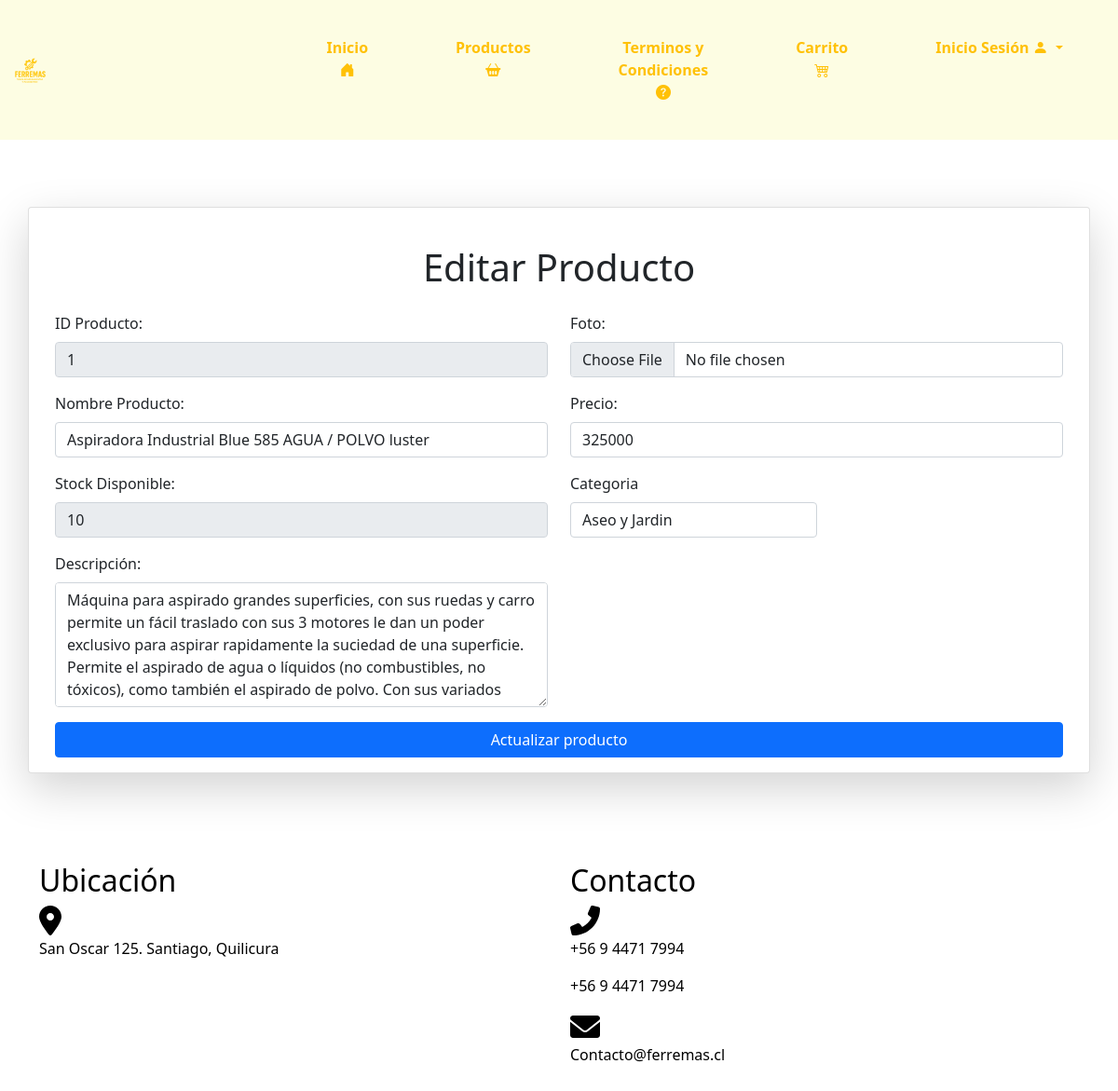
/editarproducto/1/, run on an earlier commit of the app's database.
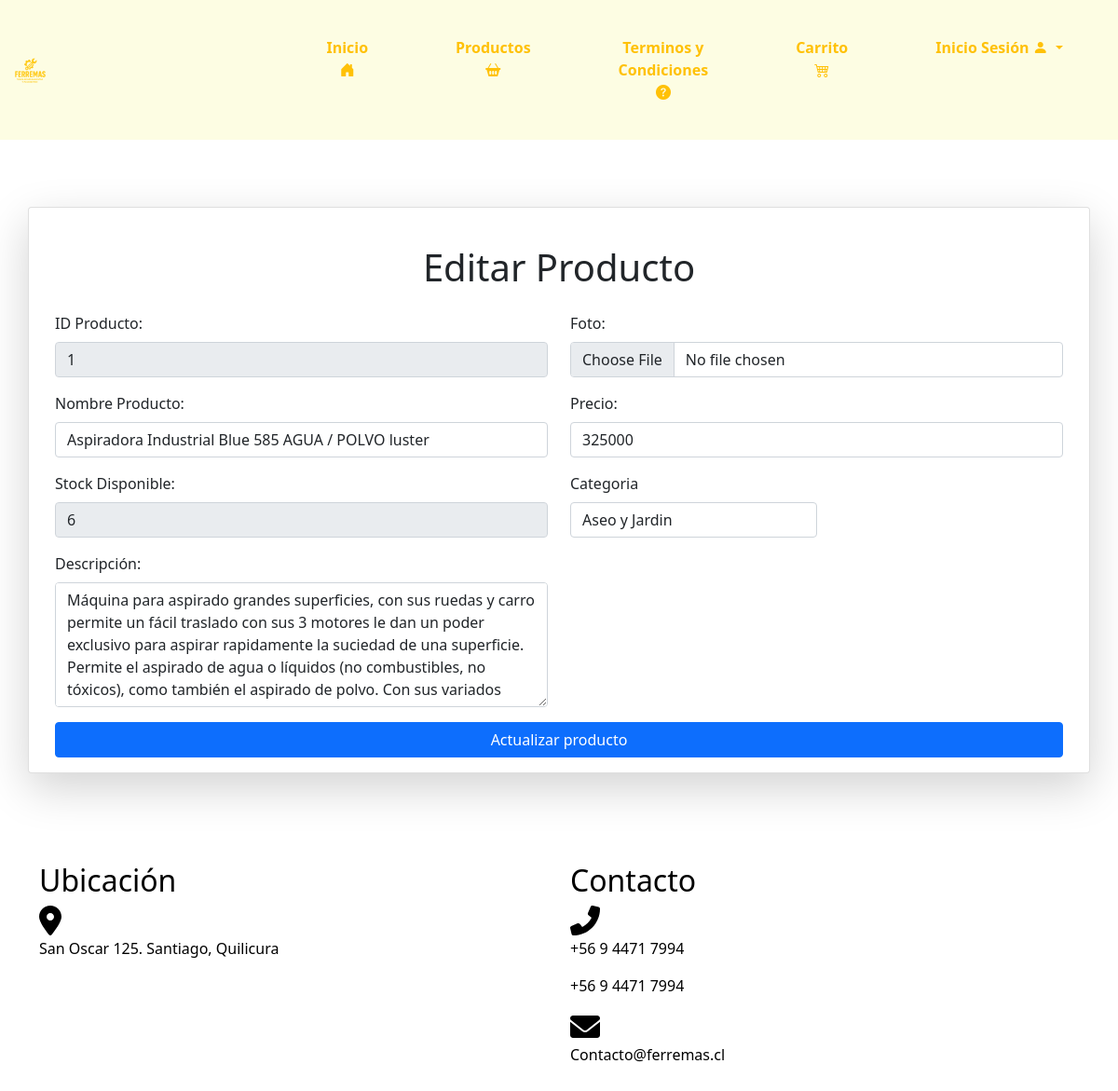
And on a later commit of the database.
### core/models.py (models this page shows, shortened)
class Producto(models.Model):
    codProducto = models.IntegerField(primary_key=True)
    nombreP = models.CharField(max_length=100)
    stock = models.IntegerField()
    descipcion = models.CharField(max_length=500)
    foto = models.ImageField(upload_to="productos")  # Directorio de destino para las imágenes de los productos
    precio = models.IntegerField()
    categoria = models.ForeignKey(Categoria, on_delete=models.CASCADE)

### core/views.py (the view)
# urls.py: path('editarproducto/<id_producto>/', editarproducto, name="editarproducto"),
def editarproducto(request, id_producto):
    producto = Producto.objects.get(codProducto = id_producto)
    listaCategoria = Categoria.objects.all()
    contexto = {
        "producto" : producto,
        "listacategoria" : listaCategoria
    }
    return render(request, 'core/editarproducto.html', contexto)

### core/templatetags/custom_filters.py (called while the page is built)
@register.filter
def format_clp(value):
    try:
        return "${:,.0f}".format(value)
    except (ValueError, TypeError):
        return value

### core/templates/core/editarproducto.html (shortened to what the changed rows need)
{% load static %}
{% load custom_filters %}
<!DOCTYPE html>
<html lang="en">
<head>
    <link href="https://cdn.jsdelivr.net/npm/bootstrap@5.0.2/dist/css/bootstrap.min.css" rel="stylesheet"
>
    <link href="https://cdnjs.cloudflare.com/ajax/libs/font-awesome/6.0.0-beta3/css/all.min.css" rel="stylesheet">
    <link type="text/css" rel="stylesheet" href="{% static 'css/inicio.css' %}">
    <link href="https://cdn.jsdelivr.net/npm/bootstrap-icons/font/bootstrap-icons.css" rel="stylesheet">
</head>
<body>
    <br>
    <div class="container my-5">
        <div class="row">
            <div class="card shadow-lg">
                <div class="card-body">
                    <br>
                    <h1 class="text-center mb-4">Editar Producto</h1>
                    <form action="{% url 'actualizaproducto' %}" id="ingresarForm" method="POST" enctype="multipart/form-data">
                        <div class="row">
                            <div class="col-md-6">
                                <div class="mb-3">
                                    <label for="id" class="form-label">ID Producto:</label>
                                    <input value="{{producto.codProducto}}" type="text" class="form-control" id="id" name="id" readonly>
                                </div>
                                <div class="mb-3">
                                    <label for="nombre" class="form-label">Nombre Producto:</label>
                                    <input value="{{producto.nombreP}}" type="text" class="form-control" id="nombre" name="nombre" required>
                                </div>
                                <div class="mb-3">
                                    <label for="stock" class="form-label">Stock Disponible:</label>
                                    <input value="{{ producto.stock }}" type="number" class="form-control" id="stock" name="stock" readonly disabled>
                                </div>
                                <div class="mb-3">
                                    <label for="descripcion" class="form-label">Descripción:</label>
                                    <textarea class="form-control" id="descripcion" name="descripcion" cols="30" rows="5">{{producto.descipcion}}</textarea required>
                                </div>
                            </div>
                            <div class="col-md-6">
                                <div class="mb-3">
                                    <label for="imagen" class="form-label">Foto:</label>
                                    <input value="{{producto.foto.url}}" type="file" class="form-control" id="imagen" name="imagen">
                                </div>
                                <div class="mb-3">
                                    <label for="precio" class="form-label">Precio:</label>
                                    <input value="{{ producto.precio}}" type="number" class="form-control" id="precio" name="precio" required>
                                </div>
                            </div>
                        </div>
                    </form>
                </div>
            </div>
        </div>
    </div>
   <div class="container-fluid py-5" style="color: #000000;">
    <div class="container">
        <div class="row">
            <div class="col-md-6">
                <h2>Ubicación</h2>
            </div>
            <div class="col-md-6">
                <h2>Contacto</h2>
            </div>
        </div>
    </div>
</div>
</body>
</html>

What changed in the data, as far as the page shows it:
changed Producto "Aspiradora Industrial Blue 585 AGUA / POLVO luster": stock "10" → "6"
